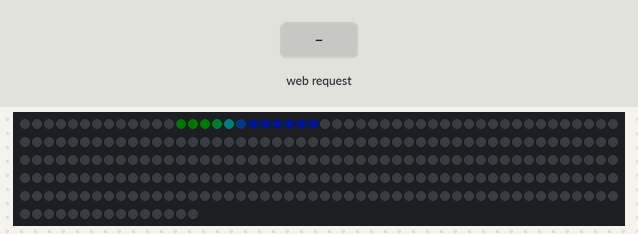
The sketch below on a simulated ESP32. On the bench: 265 RGB LEDs in strip order, left to right, continuing on the next row. Inputs (shaded band) come from the test bench. Dim RGB values are drawn brighter than linear; WiFi joins after 1.5 s; servers stay silent unless stated; what the sketch prints to the serial monitor is not drawn.

Above: at 4.74 s.
4.8 s: HTTP request GET /color?r=120 received
At 6.0 s:
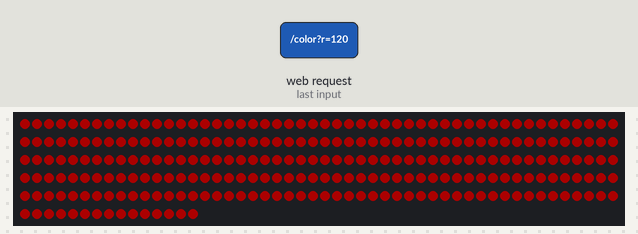
6.3 s: HTTP request GET /game/start received
8.2 s: HTTP request GET /color?b=120 received
At 9.4 s:
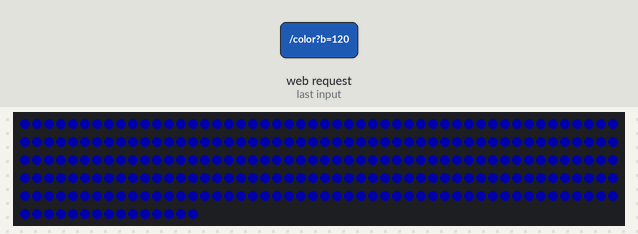
9.7 s: HTTP request GET /game/start?r=1&g=1&b=1 received
11.3 s: HTTP request GET /game/start?r=120&g=120&b=120 received
13.0 s: HTTP request GET /color?r=120&g=120&b=120 received
At 14.4 s:
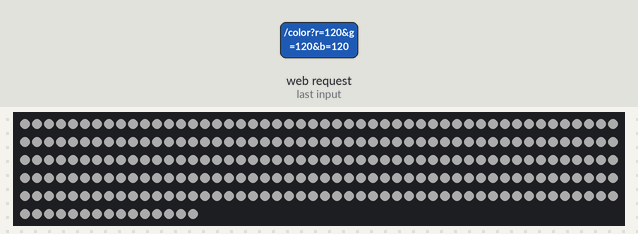

Measured:
- after the input at 4.8 s, the LEDs: change at once (image 1)
- after the input at 8.2 s, the LEDs: change at once (image 2)
- after the input at 13.0 s, the LEDs: change at once (image 3)

The sketch:

cat_chase_game.ino
```cpp
/*
  Cat Chase LED Game — NodeMCU ESP-32S + WS2812B (265 LEDs)
  ──────────────────────────────────────────────────────────
  Hardware:
    • NodeMCU ESP-32S (Image 2)
    • BTF-Lighting WS2812B ECO, 5V, 265 LEDs
    • GPIO 18 → 330Ω resistor → DAT (green wire)
    • 5V shared rail, common GND
    • 1000µF capacitor across VCC/GND at strip

  Web controller (rgb-led-strip-web-controller.vercel.app) sends to:
    GET /color?r=&g=&b=          — solid color (existing endpoint)
    GET /speed?value=            — animation speed (existing endpoint)

  New cat game endpoints:
    GET /game/start              — start the chase
    GET /game/stop               — stop, all off
    GET /game/set?speed=&length=&color=&brightness=
                                 — set parameters
    GET /state                   — JSON status (polled by web app)

  All brightness is software-capped at 40% (MAX_BRIGHTNESS below)
  to stay within USB power budget (~2.1A for 265 LEDs).
  Raise MAX_BRIGHTNESS if you add a dedicated 5V PSU.
*/

#include <FastLED.h>
#include <WiFi.h>
#include <WebServer.h>
#include <ArduinoJson.h>

// ── Hardware config ───────────────────────────────────────────
#define DATA_PIN     18
#define NUM_LEDS     265
#define LED_TYPE     WS2812B
#define COLOR_ORDER  GRB
#define MAX_BRIGHTNESS 100   // 0–255; 100 ≈ 40% — safe for USB
                              // Raise to 255 with a 5V 10A+ PSU

// ── WiFi credentials ─────────────────────────────────────────
const char* WIFI_SSID     = "YOUR_WIFI_SSID";
const char* WIFI_PASSWORD = "YOUR_WIFI_PASSWORD";

// ── LED array ────────────────────────────────────────────────
CRGB leds[NUM_LEDS];

// ── Game state ───────────────────────────────────────────────
bool  gameRunning  = false;
int   chaseSpeed   = 60;     // ms between steps (lower = faster)
int   chaseLength  = 6;      // number of LEDs in the group
uint8_t chaseR     = 0;      // 0 = auto rainbow, else fixed color
uint8_t chaseG     = 0;
uint8_t chaseB     = 0;
bool  autoColor    = true;   // true = rainbow cycle per step
uint8_t brightness = MAX_BRIGHTNESS;

int   chasePos     = 0;      // current head position
uint8_t hue        = 0;      // rainbow hue counter
unsigned long lastStep = 0;

WebServer server(80);

// ─────────────────────────────────────────────────────────────
// Startup flash — all LEDs blink 3× so user knows it's alive
// ─────────────────────────────────────────────────────────────
void startupFlash() {
  for (int i = 0; i < 3; i++) {
    fill_solid(leds, NUM_LEDS, CRGB(0, 180, 255));
    FastLED.show();
    delay(200);
    fill_solid(leds, NUM_LEDS, CRGB::Black);
    FastLED.show();
    delay(200);
  }
}

// ─────────────────────────────────────────────────────────────
// Chase step — advance the comet one position
// Each step cycles through rainbow hues automatically,
// or uses the fixed color if autoColor is false.
// ─────────────────────────────────────────────────────────────
void chaseStep() {
  // Fade all LEDs toward black (comet tail effect)
  for (int i = 0; i < NUM_LEDS; i++) {
    leds[i].nscale8(180);   // 180/255 ≈ 70% retained each frame
  }

  // Determine the color of this group
  CRGB groupColor;
  if (autoColor) {
    groupColor = CHSV(hue, 255, brightness);
    hue += 8;  // shift hue each step — one full cycle per ~32 steps
  } else {
    // Scale fixed color by brightness
    groupColor = CRGB(
      map(chaseR, 0, 255, 0, brightness),
      map(chaseG, 0, 255, 0, brightness),
      map(chaseB, 0, 255, 0, brightness)
    );
  }

  // Light up the group at current position
  for (int j = 0; j < chaseLength; j++) {
    int idx = chasePos + j;
    if (idx >= 0 && idx < NUM_LEDS) {
      leds[idx] = groupColor;
    }
  }

  FastLED.show();

  // Advance position — bounce at ends to keep cats interested
  chasePos++;
  if (chasePos + chaseLength > NUM_LEDS) {
    chasePos = 0;   // wrap to start
  }
}

// ─────────────────────────────────────────────────────────────
// HTTP handlers
// ─────────────────────────────────────────────────────────────

// Existing endpoint: solid color (keeps web app compatibility)
void handleColor() {
  uint8_t r = server.arg("r").toInt();
  uint8_t g = server.arg("g").toInt();
  uint8_t b = server.arg("b").toInt();
  gameRunning = false;
  fill_solid(leds, NUM_LEDS, CRGB(r, g, b));
  FastLED.setBrightness(brightness);
  FastLED.show();
  server.send(200, "text/plain", "OK");
}

// Existing endpoint: speed (maps 0–100 slider to ms delay)
void handleSpeed() {
  int v = server.arg("value").toInt();
  // Slider value 0–100 → speed 200ms (slow) to 10ms (fast)
  chaseSpeed = map(v, 0, 100, 200, 10);
  server.send(200, "text/plain", "OK");
}

// Game: start
void handleGameStart() {
  gameRunning = true;
  chasePos    = 0;
  hue         = 0;
  server.send(200, "text/plain", "Game started");
}

// Game: stop
void handleGameStop() {
  gameRunning = false;
  fill_solid(leds, NUM_LEDS, CRGB::Black);
  FastLED.show();
  server.send(200, "text/plain", "Game stopped");
}

// Game: set parameters
// /game/set?speed=60&length=6&color=auto&brightness=100
// color=auto for rainbow, or color=FF8800 hex for fixed
void handleGameSet() {
  if (server.hasArg("speed")) {
    chaseSpeed = constrain(server.arg("speed").toInt(), 5, 500);
  }
  if (server.hasArg("length")) {
    chaseLength = constrain(server.arg("length").toInt(), 1, 30);
  }
  if (server.hasArg("brightness")) {
    int b = constrain(server.arg("brightness").toInt(), 1, 100);
    brightness = map(b, 1, 100, 5, MAX_BRIGHTNESS);
    FastLED.setBrightness(brightness);
  }
  if (server.hasArg("color")) {
    String col = server.arg("color");
    if (col == "auto") {
      autoColor = true;
    } else {
      // Expect 6-char hex: e.g. FF8800
      autoColor = false;
      long hex = strtol(col.c_str(), NULL, 16);
      chaseR = (hex >> 16) & 0xFF;
      chaseG = (hex >> 8)  & 0xFF;
      chaseB =  hex        & 0xFF;
    }
  }
  server.send(200, "text/plain", "OK");
}

// State endpoint — polled by web app
void handleState() {
  StaticJsonDocument<256> doc;
  doc["running"]    = gameRunning;
  doc["speed"]      = chaseSpeed;
  doc["length"]     = chaseLength;
  doc["autoColor"]  = autoColor;
  doc["colorR"]     = chaseR;
  doc["colorG"]     = chaseG;
  doc["colorB"]     = chaseB;
  doc["brightness"] = map(brightness, 0, MAX_BRIGHTNESS, 0, 100);
  doc["numLeds"]    = NUM_LEDS;
  String out;
  serializeJson(doc, out);
  server.send(200, "application/json", out);
}

// CORS preflight (needed so Vercel app can talk to ESP32)
void handleOptions() {
  server.sendHeader("Access-Control-Allow-Origin",  "*");
  server.sendHeader("Access-Control-Allow-Methods", "GET, OPTIONS");
  server.sendHeader("Access-Control-Allow-Headers", "*");
  server.send(204);
}

// ─────────────────────────────────────────────────────────────
// Setup
// ─────────────────────────────────────────────────────────────
void setup() {
  Serial.begin(115200);

  // FastLED init
  FastLED.addLeds<LED_TYPE, DATA_PIN, COLOR_ORDER>(leds, NUM_LEDS)
         .setCorrection(TypicalLEDStrip);
  FastLED.setBrightness(MAX_BRIGHTNESS);
  FastLED.clear();
  FastLED.show();

  // Startup flash
  startupFlash();

  // WiFi connect
  Serial.print("Connecting to ");
  Serial.println(WIFI_SSID);
  WiFi.begin(WIFI_SSID, WIFI_PASSWORD);
  int tries = 0;
  while (WiFi.status() != WL_CONNECTED && tries < 30) {
    delay(500);
    Serial.print(".");
    tries++;
  }

  if (WiFi.status() == WL_CONNECTED) {
    Serial.println("\nConnected!");
    Serial.print("IP address: ");
    Serial.println(WiFi.localIP());
    // Flash green twice to confirm WiFi connected
    for (int i = 0; i < 2; i++) {
      fill_solid(leds, NUM_LEDS, CRGB(0, 200, 0));
      FastLED.show(); delay(200);
      fill_solid(leds, NUM_LEDS, CRGB::Black);
      FastLED.show(); delay(200);
    }
  } else {
    Serial.println("\nWiFi failed — running in standalone mode");
    // Flash red twice to signal no WiFi
    for (int i = 0; i < 2; i++) {
      fill_solid(leds, NUM_LEDS, CRGB(200, 0, 0));
      FastLED.show(); delay(200);
      fill_solid(leds, NUM_LEDS, CRGB::Black);
      FastLED.show(); delay(200);
    }
  }

  // Register HTTP routes
  server.on("/color",      HTTP_GET,     handleColor);
  server.on("/speed",      HTTP_GET,     handleSpeed);
  server.on("/game/start", HTTP_GET,     handleGameStart);
  server.on("/game/stop",  HTTP_GET,     handleGameStop);
  server.on("/game/set",   HTTP_GET,     handleGameSet);
  server.on("/state",      HTTP_GET,     handleState);

  // Handle CORS preflight for every route
  server.onNotFound([]() {
    if (server.method() == HTTP_OPTIONS) {
      handleOptions();
    } else {
      server.send(404, "text/plain", "Not found");
    }
  });

  // Add CORS headers to every response
  server.enableCORS(true);

  server.begin();
  Serial.println("HTTP server started");

  // Auto-start the game on boot — cat is ready!
  gameRunning = true;
}

// ─────────────────────────────────────────────────────────────
// Loop
// ─────────────────────────────────────────────────────────────
void loop() {
  server.handleClient();

  if (gameRunning) {
    unsigned long now = millis();
    if (now - lastStep >= (unsigned long)chaseSpeed) {
      lastStep = now;
      chaseStep();
    }
  }
}
```
